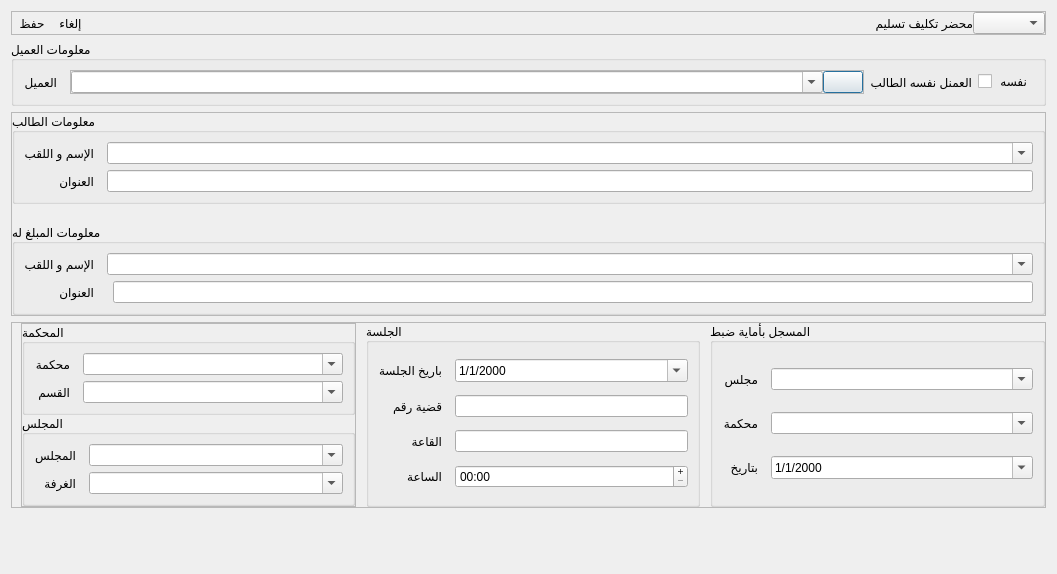
<?xml version="1.0" encoding="UTF-8"?>
<ui version="4.0">
 <class>form_act</class>
 <widget class="QDialog" name="form_act">
  <property name="geometry">
   <rect>
    <x>0</x>
    <y>0</y>
    <width>1057</width>
    <height>574</height>
   </rect>
  </property>
  <property name="windowTitle">
   <string>Dialog</string>
  </property>
  <layout class="QVBoxLayout" name="verticalLayout_3">
   <item>
    <widget class="QFrame" name="frame_4">
     <property name="frameShape">
      <enum>QFrame::Shape::StyledPanel</enum>
     </property>
     <property name="frameShadow">
      <enum>QFrame::Shadow::Raised</enum>
     </property>
     <layout class="QHBoxLayout" name="horizontalLayout_3">
      <property name="spacing">
       <number>0</number>
      </property>
      <property name="leftMargin">
       <number>0</number>
      </property>
      <property name="topMargin">
       <number>0</number>
      </property>
      <property name="rightMargin">
       <number>0</number>
      </property>
      <property name="bottomMargin">
       <number>0</number>
      </property>
      <item>
       <widget class="QToolButton" name="tb_save">
        <property name="text">
         <string>حفظ</string>
        </property>
        <property name="icon">
         <iconset resource="../ui.resources.qrc">
          <normaloff>:/icons/icons/save.png</normaloff>:/icons/icons/save.png</iconset>
        </property>
        <property name="iconSize">
         <size>
          <width>24</width>
          <height>24</height>
         </size>
        </property>
        <property name="toolButtonStyle">
         <enum>Qt::ToolButtonStyle::ToolButtonTextUnderIcon</enum>
        </property>
        <property name="autoRaise">
         <bool>true</bool>
        </property>
       </widget>
      </item>
      <item>
       <widget class="QToolButton" name="tb_close">
        <property name="text">
         <string>إلغاء</string>
        </property>
        <property name="icon">
         <iconset resource="../ui.resources.qrc">
          <normaloff>:/icons/icons/export.png</normaloff>:/icons/icons/export.png</iconset>
        </property>
        <property name="iconSize">
         <size>
          <width>24</width>
          <height>24</height>
         </size>
        </property>
        <property name="toolButtonStyle">
         <enum>Qt::ToolButtonStyle::ToolButtonTextUnderIcon</enum>
        </property>
        <property name="autoRaise">
         <bool>true</bool>
        </property>
       </widget>
      </item>
      <item>
       <spacer name="horizontalSpacer">
        <property name="orientation">
         <enum>Qt::Orientation::Horizontal</enum>
        </property>
        <property name="sizeHint" stdset="0">
         <size>
          <width>40</width>
          <height>20</height>
         </size>
        </property>
       </spacer>
      </item>
      <item>
       <widget class="QLabel" name="label_4">
        <property name="text">
         <string>محضر تكليف تسليم</string>
        </property>
       </widget>
      </item>
      <item>
       <widget class="QComboBox" name="cb_type_rapport"/>
      </item>
     </layout>
    </widget>
   </item>
   <item>
    <widget class="QGroupBox" name="groupBox">
     <property name="title">
      <string>معلومات العميل</string>
     </property>
     <layout class="QHBoxLayout" name="horizontalLayout_4">
      <item>
       <widget class="QLabel" name="label_9">
        <property name="text">
         <string>العميل</string>
        </property>
       </widget>
      </item>
      <item>
       <layout class="QHBoxLayout" name="horizontalLayout">
        <property name="spacing">
         <number>0</number>
        </property>
        <item>
         <widget class="QLabel" name="error_client">
          <property name="text">
           <string/>
          </property>
         </widget>
        </item>
        <item>
         <widget class="QFrame" name="frame_2">
          <property name="frameShape">
           <enum>QFrame::Shape::StyledPanel</enum>
          </property>
          <property name="frameShadow">
           <enum>QFrame::Shadow::Raised</enum>
          </property>
          <layout class="QHBoxLayout" name="horizontalLayout_2">
           <property name="spacing">
            <number>0</number>
           </property>
           <property name="leftMargin">
            <number>0</number>
           </property>
           <property name="topMargin">
            <number>0</number>
           </property>
           <property name="rightMargin">
            <number>0</number>
           </property>
           <property name="bottomMargin">
            <number>0</number>
           </property>
           <item>
            <widget class="QComboBox" name="cb_client">
             <property name="sizePolicy">
              <sizepolicy hsizetype="Expanding" vsizetype="Fixed">
               <horstretch>0</horstretch>
               <verstretch>0</verstretch>
              </sizepolicy>
             </property>
             <property name="editable">
              <bool>true</bool>
             </property>
             <property name="placeholderText">
              <string>تحديد أو إضافة عميل جديد</string>
             </property>
            </widget>
           </item>
           <item>
            <widget class="QPushButton" name="pb_add_client">
             <property name="text">
              <string/>
             </property>
             <property name="icon">
              <iconset resource="../ui.resources.qrc">
               <normaloff>:/icons/icons/plus_math.png</normaloff>:/icons/icons/plus_math.png</iconset>
             </property>
            </widget>
           </item>
          </layout>
         </widget>
        </item>
       </layout>
      </item>
      <item>
       <widget class="QLabel" name="label_6">
        <property name="text">
         <string>العمنل نفسه الطالب</string>
        </property>
       </widget>
      </item>
      <item>
       <widget class="QCheckBox" name="chb_same">
        <property name="text">
         <string> نفسه</string>
        </property>
       </widget>
      </item>
     </layout>
    </widget>
   </item>
   <item>
    <widget class="QFrame" name="frame_6">
     <property name="sizePolicy">
      <sizepolicy hsizetype="Preferred" vsizetype="Preferred">
       <horstretch>0</horstretch>
       <verstretch>0</verstretch>
      </sizepolicy>
     </property>
     <property name="frameShape">
      <enum>QFrame::Shape::StyledPanel</enum>
     </property>
     <property name="frameShadow">
      <enum>QFrame::Shadow::Raised</enum>
     </property>
     <layout class="QVBoxLayout" name="verticalLayout">
      <property name="spacing">
       <number>20</number>
      </property>
      <property name="leftMargin">
       <number>0</number>
      </property>
      <property name="topMargin">
       <number>0</number>
      </property>
      <property name="rightMargin">
       <number>0</number>
      </property>
      <property name="bottomMargin">
       <number>0</number>
      </property>
      <item>
       <widget class="QGroupBox" name="gb_demandeur_info">
        <property name="title">
         <string>معلومات الطالب</string>
        </property>
        <layout class="QGridLayout" name="gridLayout">
         <item row="0" column="0">
          <widget class="QLabel" name="label_2">
           <property name="text">
            <string>الإسم و اللقب</string>
           </property>
          </widget>
         </item>
         <item row="0" column="1">
          <layout class="QHBoxLayout" name="horizontalLayout_5">
           <property name="spacing">
            <number>0</number>
           </property>
           <item>
            <widget class="QLabel" name="error_demandeur">
             <property name="text">
              <string/>
             </property>
            </widget>
           </item>
           <item>
            <widget class="QComboBox" name="cb_demandeur">
             <property name="sizePolicy">
              <sizepolicy hsizetype="Expanding" vsizetype="Fixed">
               <horstretch>0</horstretch>
               <verstretch>0</verstretch>
              </sizepolicy>
             </property>
             <property name="locale">
              <locale language="Arabic" country="Algeria"/>
             </property>
             <property name="editable">
              <bool>true</bool>
             </property>
             <property name="placeholderText">
              <string>الإسم و اللقب</string>
             </property>
            </widget>
           </item>
          </layout>
         </item>
         <item row="1" column="0">
          <widget class="QLabel" name="label_3">
           <property name="text">
            <string>العنوان</string>
           </property>
          </widget>
         </item>
         <item row="1" column="1">
          <layout class="QHBoxLayout" name="horizontalLayout_6">
           <property name="spacing">
            <number>0</number>
           </property>
           <item>
            <widget class="QLabel" name="error_adr_demandeur">
             <property name="text">
              <string/>
             </property>
            </widget>
           </item>
           <item>
            <widget class="QLineEdit" name="le_address_demandeur"/>
           </item>
          </layout>
         </item>
        </layout>
       </widget>
      </item>
      <item>
       <widget class="QGroupBox" name="groupBox_2">
        <property name="autoFillBackground">
         <bool>false</bool>
        </property>
        <property name="title">
         <string>معلومات المبلغ له</string>
        </property>
        <layout class="QGridLayout" name="gridLayout_2">
         <item row="0" column="0">
          <widget class="QLabel" name="label_8">
           <property name="text">
            <string>الإسم و اللقب</string>
           </property>
          </widget>
         </item>
         <item row="0" column="1">
          <layout class="QHBoxLayout" name="horizontalLayout_7">
           <property name="spacing">
            <number>0</number>
           </property>
           <item>
            <widget class="QLabel" name="error_defendeur">
             <property name="text">
              <string/>
             </property>
            </widget>
           </item>
           <item>
            <widget class="QComboBox" name="cb_defendeur">
             <property name="sizePolicy">
              <sizepolicy hsizetype="Expanding" vsizetype="Fixed">
               <horstretch>0</horstretch>
               <verstretch>0</verstretch>
              </sizepolicy>
             </property>
             <property name="editable">
              <bool>true</bool>
             </property>
             <property name="placeholderText">
              <string>الإسم و اللقب</string>
             </property>
            </widget>
           </item>
          </layout>
         </item>
         <item row="1" column="0">
          <widget class="QLabel" name="label_7">
           <property name="text">
            <string>العنوان</string>
           </property>
          </widget>
         </item>
         <item row="1" column="1">
          <layout class="QHBoxLayout" name="horizontalLayout_8">
           <item>
            <widget class="QLabel" name="error_adr_defendeur">
             <property name="text">
              <string/>
             </property>
            </widget>
           </item>
           <item>
            <widget class="QLineEdit" name="le_address_defendeur"/>
           </item>
          </layout>
         </item>
        </layout>
       </widget>
      </item>
     </layout>
    </widget>
   </item>
   <item>
    <widget class="QFrame" name="frame_7">
     <property name="frameShape">
      <enum>QFrame::Shape::StyledPanel</enum>
     </property>
     <property name="frameShadow">
      <enum>QFrame::Shadow::Raised</enum>
     </property>
     <layout class="QGridLayout" name="gridLayout_6">
      <property name="topMargin">
       <number>0</number>
      </property>
      <property name="rightMargin">
       <number>0</number>
      </property>
      <property name="bottomMargin">
       <number>0</number>
      </property>
      <property name="spacing">
       <number>10</number>
      </property>
      <item row="0" column="2">
       <widget class="QGroupBox" name="gb_tribunal_registary">
        <property name="title">
         <string>المسجل بأماية ضبط</string>
        </property>
        <layout class="QGridLayout" name="gridLayout_5">
         <item row="0" column="0">
          <widget class="QLabel" name="lbl_council_reg">
           <property name="text">
            <string>مجلس</string>
           </property>
          </widget>
         </item>
         <item row="0" column="1">
          <layout class="QHBoxLayout" name="horizontalLayout_9">
           <property name="spacing">
            <number>0</number>
           </property>
           <item>
            <widget class="QLabel" name="error_council_reg">
             <property name="text">
              <string/>
             </property>
            </widget>
           </item>
           <item>
            <widget class="QComboBox" name="cb_council_registary">
             <property name="sizePolicy">
              <sizepolicy hsizetype="Expanding" vsizetype="Fixed">
               <horstretch>0</horstretch>
               <verstretch>0</verstretch>
              </sizepolicy>
             </property>
             <property name="editable">
              <bool>true</bool>
             </property>
             <property name="placeholderText">
              <string>حدد المجلس ...</string>
             </property>
            </widget>
           </item>
          </layout>
         </item>
         <item row="1" column="0">
          <widget class="QLabel" name="lbl_tribunal_reg">
           <property name="text">
            <string>محكمة</string>
           </property>
          </widget>
         </item>
         <item row="1" column="1">
          <layout class="QHBoxLayout" name="horizontalLayout_10">
           <property name="spacing">
            <number>0</number>
           </property>
           <item>
            <widget class="QLabel" name="error_tribunal_reg">
             <property name="text">
              <string/>
             </property>
            </widget>
           </item>
           <item>
            <widget class="QComboBox" name="cb_tribunal_registary">
             <property name="sizePolicy">
              <sizepolicy hsizetype="Expanding" vsizetype="Fixed">
               <horstretch>0</horstretch>
               <verstretch>0</verstretch>
              </sizepolicy>
             </property>
             <property name="editable">
              <bool>true</bool>
             </property>
             <property name="placeholderText">
              <string>حدد المحكمة ...</string>
             </property>
            </widget>
           </item>
          </layout>
         </item>
         <item row="2" column="0">
          <widget class="QLabel" name="label_15">
           <property name="text">
            <string>بتاريخ</string>
           </property>
          </widget>
         </item>
         <item row="2" column="1">
          <layout class="QHBoxLayout" name="horizontalLayout_11">
           <property name="spacing">
            <number>0</number>
           </property>
           <item>
            <widget class="QLabel" name="error_date_reg">
             <property name="text">
              <string/>
             </property>
            </widget>
           </item>
           <item>
            <widget class="QDateEdit" name="de_registary">
             <property name="sizePolicy">
              <sizepolicy hsizetype="Expanding" vsizetype="Fixed">
               <horstretch>0</horstretch>
               <verstretch>0</verstretch>
              </sizepolicy>
             </property>
             <property name="displayFormat">
              <string>d/M/yyyy</string>
             </property>
             <property name="calendarPopup">
              <bool>true</bool>
             </property>
            </widget>
           </item>
          </layout>
         </item>
        </layout>
       </widget>
      </item>
      <item row="0" column="0">
       <widget class="QFrame" name="frame">
        <property name="frameShape">
         <enum>QFrame::Shape::StyledPanel</enum>
        </property>
        <property name="frameShadow">
         <enum>QFrame::Shadow::Raised</enum>
        </property>
        <layout class="QVBoxLayout" name="verticalLayout_2">
         <property name="spacing">
          <number>0</number>
         </property>
         <property name="leftMargin">
          <number>0</number>
         </property>
         <property name="topMargin">
          <number>0</number>
         </property>
         <property name="rightMargin">
          <number>0</number>
         </property>
         <property name="bottomMargin">
          <number>0</number>
         </property>
         <item>
          <widget class="QGroupBox" name="gb_tribunal">
           <property name="title">
            <string>المحكمة</string>
           </property>
           <layout class="QGridLayout" name="gridLayout_4">
            <item row="0" column="0">
             <widget class="QLabel" name="label_5">
              <property name="text">
               <string>محكمة</string>
              </property>
             </widget>
            </item>
            <item row="0" column="1">
             <layout class="QHBoxLayout" name="horizontalLayout_16">
              <property name="spacing">
               <number>0</number>
              </property>
              <item>
               <widget class="QLabel" name="error_tribunal">
                <property name="text">
                 <string/>
                </property>
               </widget>
              </item>
              <item>
               <widget class="QComboBox" name="cb_tribunal">
                <property name="sizePolicy">
                 <sizepolicy hsizetype="Expanding" vsizetype="Fixed">
                  <horstretch>0</horstretch>
                  <verstretch>0</verstretch>
                 </sizepolicy>
                </property>
                <property name="editable">
                 <bool>true</bool>
                </property>
                <property name="placeholderText">
                 <string>حدد المحكمة ...</string>
                </property>
               </widget>
              </item>
             </layout>
            </item>
            <item row="1" column="0">
             <widget class="QLabel" name="label_20">
              <property name="text">
               <string>القسم</string>
              </property>
             </widget>
            </item>
            <item row="1" column="1">
             <layout class="QHBoxLayout" name="horizontalLayout_17">
              <property name="spacing">
               <number>0</number>
              </property>
              <item>
               <widget class="QLabel" name="error_section">
                <property name="text">
                 <string/>
                </property>
               </widget>
              </item>
              <item>
               <widget class="QComboBox" name="cb_section">
                <property name="sizePolicy">
                 <sizepolicy hsizetype="Expanding" vsizetype="Fixed">
                  <horstretch>0</horstretch>
                  <verstretch>0</verstretch>
                 </sizepolicy>
                </property>
                <property name="editable">
                 <bool>true</bool>
                </property>
                <property name="placeholderText">
                 <string>حدد القسم ...</string>
                </property>
               </widget>
              </item>
             </layout>
            </item>
           </layout>
          </widget>
         </item>
         <item>
          <widget class="QGroupBox" name="gb_council">
           <property name="title">
            <string>المجلس</string>
           </property>
           <layout class="QGridLayout" name="gridLayout_7">
            <item row="0" column="0">
             <widget class="QLabel" name="label">
              <property name="text">
               <string>المجلس</string>
              </property>
             </widget>
            </item>
            <item row="0" column="1">
             <layout class="QHBoxLayout" name="horizontalLayout_18">
              <property name="spacing">
               <number>0</number>
              </property>
              <item>
               <widget class="QLabel" name="error_council">
                <property name="text">
                 <string/>
                </property>
               </widget>
              </item>
              <item>
               <widget class="QComboBox" name="cb_council">
                <property name="sizePolicy">
                 <sizepolicy hsizetype="Expanding" vsizetype="Fixed">
                  <horstretch>0</horstretch>
                  <verstretch>0</verstretch>
                 </sizepolicy>
                </property>
                <property name="editable">
                 <bool>true</bool>
                </property>
                <property name="placeholderText">
                 <string>حدد المجلس ...</string>
                </property>
               </widget>
              </item>
             </layout>
            </item>
            <item row="1" column="0">
             <widget class="QLabel" name="label_16">
              <property name="text">
               <string>الغرفة</string>
              </property>
             </widget>
            </item>
            <item row="1" column="1">
             <layout class="QHBoxLayout" name="horizontalLayout_19">
              <property name="spacing">
               <number>0</number>
              </property>
              <item>
               <widget class="QLabel" name="error_room">
                <property name="text">
                 <string/>
                </property>
               </widget>
              </item>
              <item>
               <widget class="QComboBox" name="cb_room">
                <property name="sizePolicy">
                 <sizepolicy hsizetype="Expanding" vsizetype="Fixed">
                  <horstretch>0</horstretch>
                  <verstretch>0</verstretch>
                 </sizepolicy>
                </property>
                <property name="editable">
                 <bool>true</bool>
                </property>
                <property name="placeholderText">
                 <string>حدد الغرفة ....</string>
                </property>
               </widget>
              </item>
             </layout>
            </item>
           </layout>
          </widget>
         </item>
        </layout>
       </widget>
      </item>
      <item row="0" column="1">
       <widget class="QGroupBox" name="groupBox_3">
        <property name="title">
         <string>الجلسة</string>
        </property>
        <layout class="QGridLayout" name="gridLayout_3">
         <item row="0" column="0">
          <widget class="QLabel" name="label_44">
           <property name="text">
            <string>باريخ الجلسة</string>
           </property>
          </widget>
         </item>
         <item row="0" column="1">
          <layout class="QHBoxLayout" name="horizontalLayout_12">
           <property name="spacing">
            <number>0</number>
           </property>
           <item>
            <widget class="QLabel" name="error_date_audience">
             <property name="text">
              <string/>
             </property>
            </widget>
           </item>
           <item>
            <widget class="QDateEdit" name="de_audience">
             <property name="sizePolicy">
              <sizepolicy hsizetype="Expanding" vsizetype="Fixed">
               <horstretch>0</horstretch>
               <verstretch>0</verstretch>
              </sizepolicy>
             </property>
             <property name="displayFormat">
              <string>d/M/yyyy</string>
             </property>
             <property name="calendarPopup">
              <bool>true</bool>
             </property>
            </widget>
           </item>
          </layout>
         </item>
         <item row="1" column="0">
          <widget class="QLabel" name="label_43">
           <property name="text">
            <string>قضية رقم</string>
           </property>
          </widget>
         </item>
         <item row="1" column="1">
          <layout class="QHBoxLayout" name="horizontalLayout_13">
           <property name="spacing">
            <number>0</number>
           </property>
           <item>
            <widget class="QLabel" name="error_case">
             <property name="text">
              <string/>
             </property>
            </widget>
           </item>
           <item>
            <widget class="QLineEdit" name="le_case"/>
           </item>
          </layout>
         </item>
         <item row="2" column="0">
          <widget class="QLabel" name="label_42">
           <property name="text">
            <string>القاعة</string>
           </property>
          </widget>
         </item>
         <item row="2" column="1">
          <layout class="QHBoxLayout" name="horizontalLayout_14">
           <property name="spacing">
            <number>0</number>
           </property>
           <item>
            <widget class="QLabel" name="error_hall">
             <property name="text">
              <string/>
             </property>
            </widget>
           </item>
           <item>
            <widget class="QLineEdit" name="le_hall">
             <property name="sizePolicy">
              <sizepolicy hsizetype="Expanding" vsizetype="Fixed">
               <horstretch>0</horstretch>
               <verstretch>0</verstretch>
              </sizepolicy>
             </property>
            </widget>
           </item>
          </layout>
         </item>
         <item row="3" column="0">
          <widget class="QLabel" name="label_41">
           <property name="text">
            <string>الساعة</string>
           </property>
          </widget>
         </item>
         <item row="3" column="1">
          <layout class="QHBoxLayout" name="horizontalLayout_15">
           <property name="spacing">
            <number>0</number>
           </property>
           <item>
            <widget class="QLabel" name="error_hour">
             <property name="text">
              <string/>
             </property>
            </widget>
           </item>
           <item>
            <widget class="QTimeEdit" name="te_audience">
             <property name="sizePolicy">
              <sizepolicy hsizetype="Expanding" vsizetype="Fixed">
               <horstretch>0</horstretch>
               <verstretch>0</verstretch>
              </sizepolicy>
             </property>
             <property name="buttonSymbols">
              <enum>QAbstractSpinBox::ButtonSymbols::PlusMinus</enum>
             </property>
             <property name="showGroupSeparator" stdset="0">
              <bool>false</bool>
             </property>
             <property name="currentSection">
              <enum>QDateTimeEdit::Section::MinuteSection</enum>
             </property>
             <property name="displayFormat">
              <string>mm:HH</string>
             </property>
             <property name="calendarPopup">
              <bool>true</bool>
             </property>
            </widget>
           </item>
          </layout>
         </item>
        </layout>
       </widget>
      </item>
     </layout>
    </widget>
   </item>
   <item>
    <spacer name="verticalSpacer">
     <property name="orientation">
      <enum>Qt::Orientation::Vertical</enum>
     </property>
     <property name="sizeHint" stdset="0">
      <size>
       <width>20</width>
       <height>40</height>
      </size>
     </property>
    </spacer>
   </item>
  </layout>
 </widget>
 <tabstops>
  <tabstop>cb_type_rapport</tabstop>
  <tabstop>cb_client</tabstop>
  <tabstop>cb_demandeur</tabstop>
  <tabstop>le_address_demandeur</tabstop>
  <tabstop>cb_defendeur</tabstop>
  <tabstop>le_address_defendeur</tabstop>
  <tabstop>cb_tribunal</tabstop>
  <tabstop>cb_section</tabstop>
  <tabstop>cb_council</tabstop>
  <tabstop>cb_room</tabstop>
  <tabstop>de_audience</tabstop>
  <tabstop>le_case</tabstop>
  <tabstop>le_hall</tabstop>
  <tabstop>te_audience</tabstop>
  <tabstop>cb_council_registary</tabstop>
  <tabstop>cb_tribunal_registary</tabstop>
  <tabstop>de_registary</tabstop>
  <tabstop>tb_save</tabstop>
  <tabstop>tb_close</tabstop>
  <tabstop>pb_add_client</tabstop>
 </tabstops>
 <resources>
  <include location="../ui.resources.qrc"/>
 </resources>
 <connections/>
</ui>
